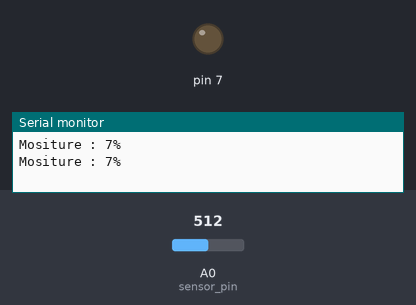
The sketch below on a simulated Arduino Uno, built with avr-gcc and run on an emulated ATmega328P. Shown: output pins drawn as LEDs (lit = HIGH), the last lines printed to the serial monitor. The test bench sets the inputs (shaded band); at power-on: A0 (sensor_pin) = 512.

Above: at 3.2 s.
3.3 s: A0 (sensor_pin) set to 538
5.2 s: A0 (sensor_pin) set to 567
At 7.2 s:
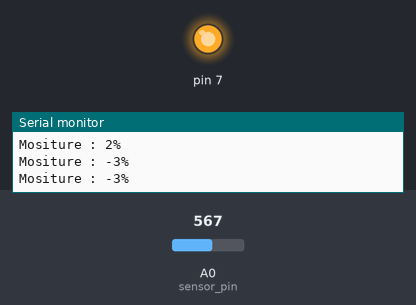
7.5 s: A0 (sensor_pin) set to 511
At 8.8 s:
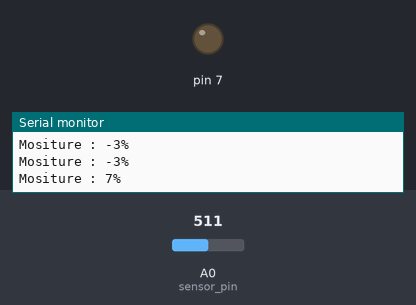
9.5 s: A0 (sensor_pin) set to 716
At 10.3 s:
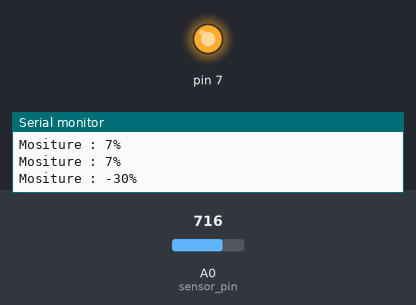
Timing chart, 0 to 12.5 s (numbered marks = the images above; inputs shaded):
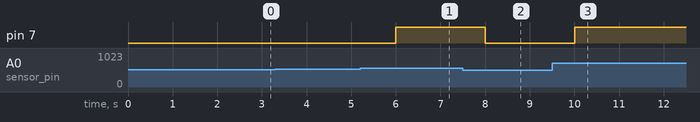

Measured:
- the behaviour switches between 555 and 556 on A0 (sensor_pin) (found by bisection; images 0 and 1)
- after the input at 5.2 s, pin 7: LOW → HIGH after 0.80 s
- after the input at 7.5 s, pin 7: HIGH → LOW after 0.50 s
- after the input at 9.5 s, pin 7: LOW → HIGH after 0.50 s

The sketch:

irrigation_system.ino
```cpp
int sensor_pin = A0; // Soil Sensor input at Analog PIN A0
int output_value ;
void setup() {
  // put your setup code here, to run once:
  pinMode(7,OUTPUT);
     Serial.begin(9600);

   delay(2000);
}


  // put your main code here, to run repeatedly:

  void loop() {
   output_value= analogRead(sensor_pin);
 output_value = map(output_value,550,10,0,100);
   Serial.print("Mositure : ");
   Serial.print(output_value);
   Serial.println("%");
   if(output_value<0 or output_value>70 ){
      digitalWrite(7,HIGH);
     }


     else
     {
            digitalWrite(7,LOW);
     }
   delay(1000);
}
```
